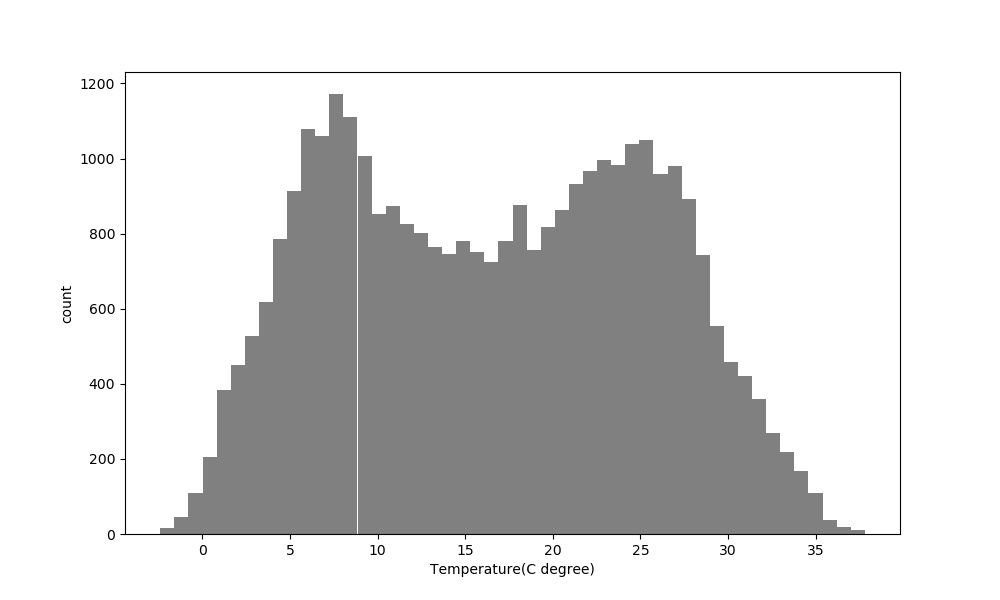

The Python source for this figure:
# coding: utf-8
import pandas as pd

# 读取气象数据
tmp = pd.read_csv(
    u'47891_高松.csv',
    parse_dates={'date_hour': ["日期"]},
    index_col="date_hour",
    na_values="×"
)

del tmp["时间"]  # ［时间］的列不使用，所以删除

# 列的名字中不要带有日语，所以仅把接下来要使用的列的名字修改成英语
columns = {
    "降水量(mm)": "rain",
    "气温(℃)": "temperature",
    "日照时间(h)": "sunhour",
    "湿度(％)": "humid",
}
tmp.rename(columns=columns, inplace=True)

# -- 可视化 --
import matplotlib.pyplot as plt

plt.figure(figsize=(10, 6))

# 生成图表

plt.hist(tmp['temperature'], bins=50, color="gray")
plt.xlabel('Temperature(C degree)')
plt.ylabel('count')

# 保存图表
plt.savefig('7-4-1-4-graph.png')
